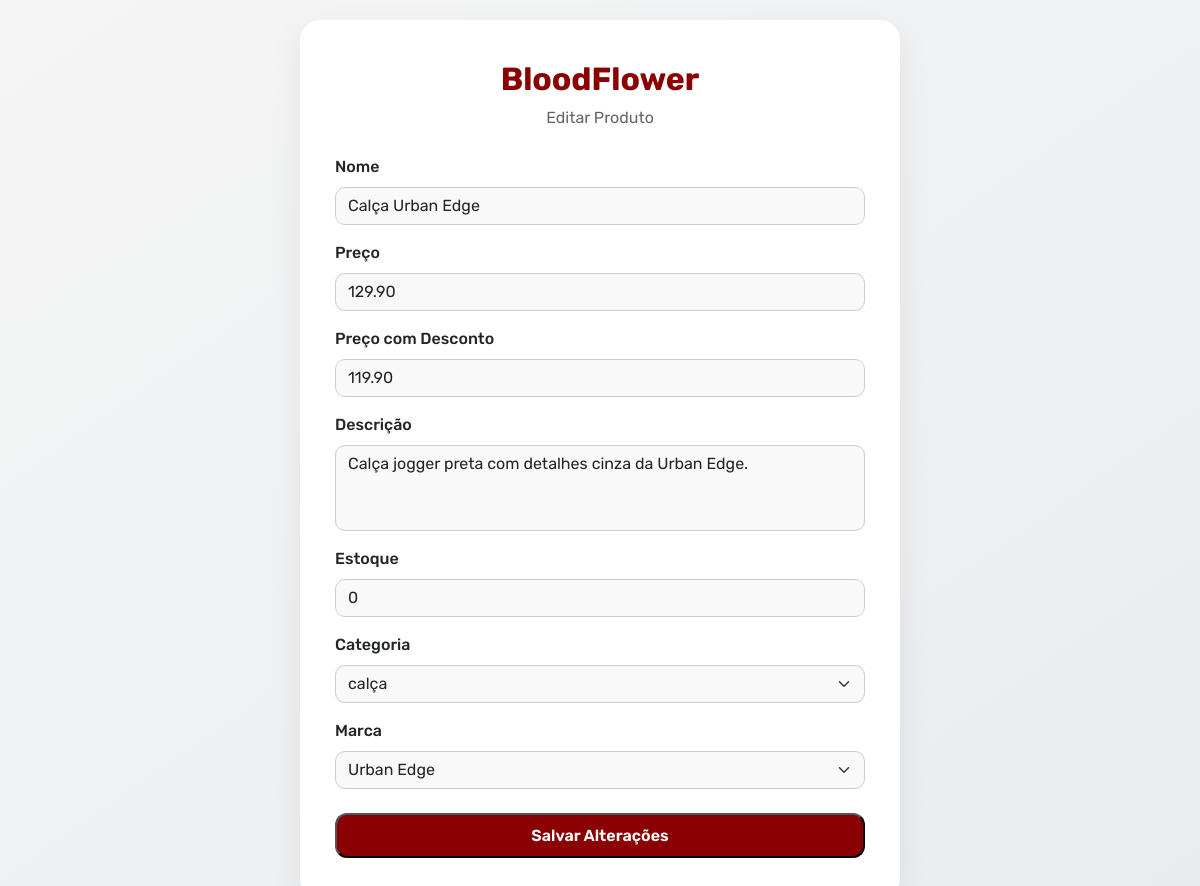
Screenshot of /admin/formEditProduto.php?id=3 with the database file from the repository.
### tables this page shows
CREATE TABLE IF NOT EXISTS `produtos` (
  `id` int NOT NULL AUTO_INCREMENT,
  `nome` varchar(100) NOT NULL,
  `descricao` text,
  `preco` decimal(10,2) NOT NULL,
  `preco_desconto` decimal(10,2) DEFAULT NULL,
  `estoque` int DEFAULT '0',
  `categoria_id` int DEFAULT NULL,
  `marca_id` int DEFAULT NULL,
  `imagem` varchar(255) DEFAULT NULL,
  PRIMARY KEY (`id`),
  KEY `fk_produtos_categoria` (`categoria_id`),
  KEY `fk_produtos_marca` (`marca_id`)
);

CREATE TABLE IF NOT EXISTS `categorias` (
  `id_categoria` int NOT NULL AUTO_INCREMENT,
  `nome` varchar(50) NOT NULL,
  PRIMARY KEY (`id_categoria`)
);

CREATE TABLE IF NOT EXISTS `marca` (
  `id_marca` int NOT NULL AUTO_INCREMENT,
  `nome` varchar(50) NOT NULL,
  PRIMARY KEY (`id_marca`)
);

### admin/formEditProduto.php (the view, shortened to what this page needs)
<?php
include_once("../conexao.php");
$id = $_GET['id'];
$sql = "SELECT * FROM produtos WHERE id = $id";
$result = mysqli_query($conn, $sql);
$produto = mysqli_fetch_assoc($result);
?>
<!DOCTYPE html>
<html lang="pt-BR">
<head>
    <link href="https://cdn.jsdelivr.net/npm/bootstrap@5.3.3/dist/css/bootstrap.min.css" rel="stylesheet">
    <link href="https://cdn.jsdelivr.net/npm/bootstrap-icons@1.10.5/font/bootstrap-icons.css" rel="stylesheet">
</head>
<body>
    <div class="produto-box">
        <h1>BloodFlower</h1>
        <p class="subtitle">Editar Produto</p>
        <form action="editarProduto.php" method="POST" enctype="multipart/form-data">
            <div class="mb-3">
                <label for="nome" class="form-label">Nome</label>
                <input type="text" class="form-control" id="nome" name="nome" value="<?= $produto['nome']; ?>" required>
            </div>
            <div class="mb-3">
                <label for="preco" class="form-label">Preço</label>
                <input type="text" class="form-control" id="preco" name="preco" value="<?= $produto['preco']; ?>" required>
            </div>
            <div class="mb-3">
                <label for="preco_desconto" class="form-label">Preço com Desconto</label>
                <input type="text" class="form-control" id="preco_desconto" name="preco_desconto" value="<?= $produto['preco_desconto']; ?>">
            </div>
            <div class="mb-3">
                <label for="descricao" class="form-label">Descrição</label>
                <textarea class="form-control" id="descricao" name="descricao" rows="3" required><?= $produto['descricao']; ?></textarea>
            </div>
            <div class="mb-3">
                <label for="estoque" class="form-label">Estoque</label>
                <input type="number" class="form-control" id="estoque" name="estoque" value="<?= $produto['estoque']; ?>" required>
            </div>
            <?php
            $sql_categorias = "SELECT * FROM categorias";
            $result_categorias = mysqli_query($conn, $sql_categorias);
            $categorias = mysqli_fetch_all($result_categorias, MYSQLI_ASSOC);
            $sql_marcas = "SELECT * FROM marca";
            $result_marcas = mysqli_query($conn, $sql_marcas);
            $marcas = mysqli_fetch_all($result_marcas, MYSQLI_ASSOC);
            ?>
            <div class="mb-3">
                <label for="categoria" class="form-label">Categoria</label>
                <select class="form-select" id="categoria" name="categoria" required>
                    <?php foreach ($categorias as $categoria): ?>
                        <option value="<?= $categoria['id_categoria']; ?>" <?= ($produto['categoria_id'] == $categoria['id_categoria']) ? 'selected' : ''; ?>>
                            <?= $categoria['nome']; ?>
                        </option>
                    <?php endforeach; ?>
                </select>
            </div>
            <div class="mb-4">
                <label for="marca" class="form-label">Marca</label>
                <select class="form-select" id="marca" name="marca" required>
                    <?php foreach ($marcas as $marca): ?>
                        <option value="<?= $marca['id_marca']; ?>" <?= ($produto['marca_id'] == $marca['id_marca']) ? 'selected' : ''; ?>>
                            <?= $marca['nome']; ?>
                        </option>
                    <?php endforeach; ?>
                </select>
            </div>
            <button type="submit" class="btn-submit">Salvar Alterações</button>
        </form>
    </div>
</body>
</html>

### admin/formEditProduto.php (style rules this page uses)
body { background: linear-gradient(145deg, #f5f5f5, #e9ecef); font-family: 'Rubik', sans-serif; min-height: 100vh; display: flex; align-items: center; justify-content: center; padding: 20px; }
.produto-box { background: #fff; padding: 40px 35px; border-radius: 20px; box-shadow: 0 12px 35px rgba(0, 0, 0, 0.07); width: 100%; max-width: 600px; }
.produto-box h1 { font-size: 2rem; font-weight: bold; color: #8b0000; text-align: center; margin-bottom: 8px; }
.produto-box p.subtitle { text-align: center; font-size: 1rem; color: #666; margin-bottom: 25px; }
.form-label { font-weight: 500; }
.form-control, .form-select, textarea.form-control { border-radius: 10px; background-color: #f9f9f9; border: 1px solid #ccc; }
textarea.form-control { resize: none; }
.btn-submit { background-color: #8b0000; color: white; border-radius: 12px; height: 45px; font-weight: 600; font-size: 1rem; width: 100%; transition: 0.3s; }

### rows the page displays
produtos: nome "Calça Urban Edge", preco "129.90", preco_desconto "119.90", descricao "Calça jogger preta com detalhes cinza da Urban Edge.", estoque "0", categoria "calça", marca "Urban Edge"
